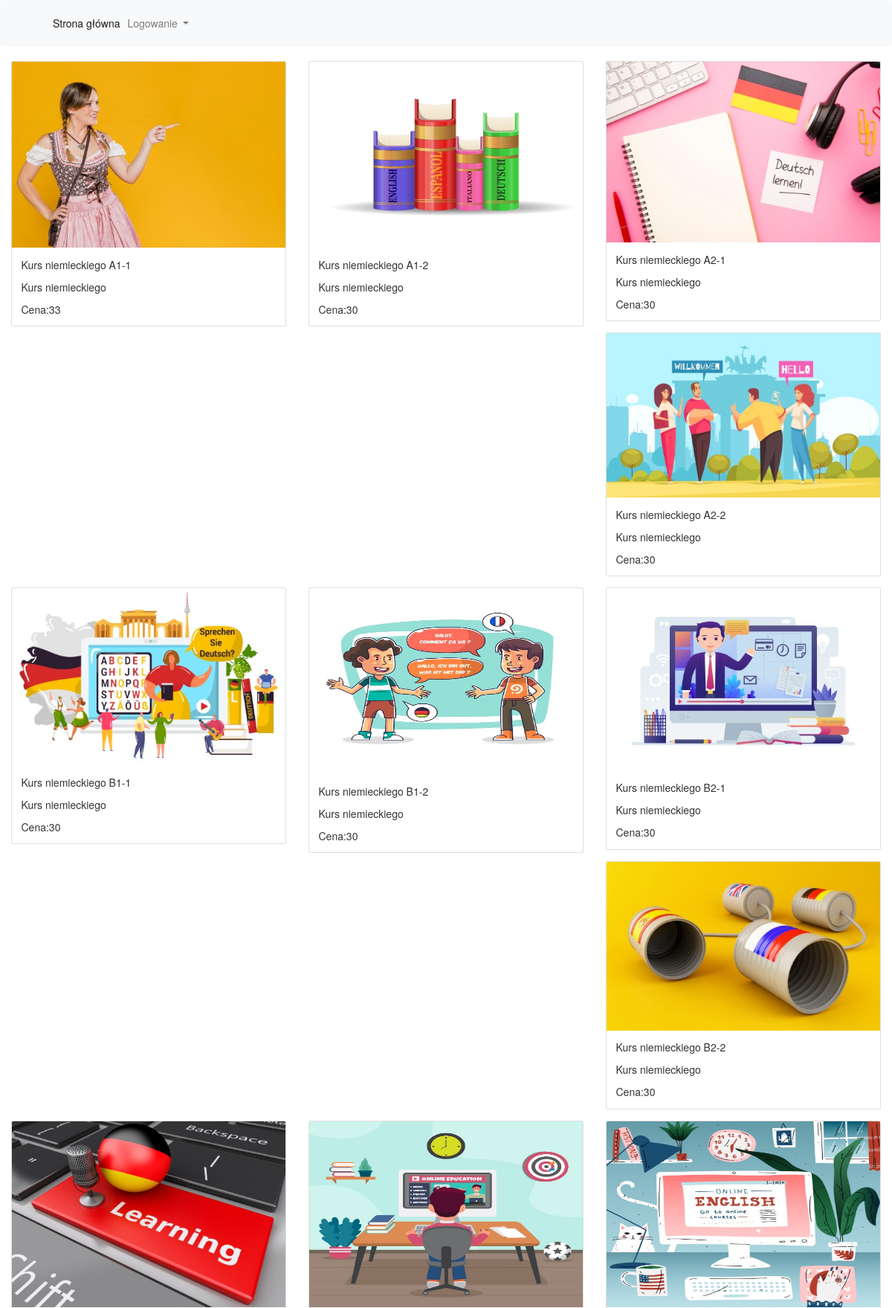
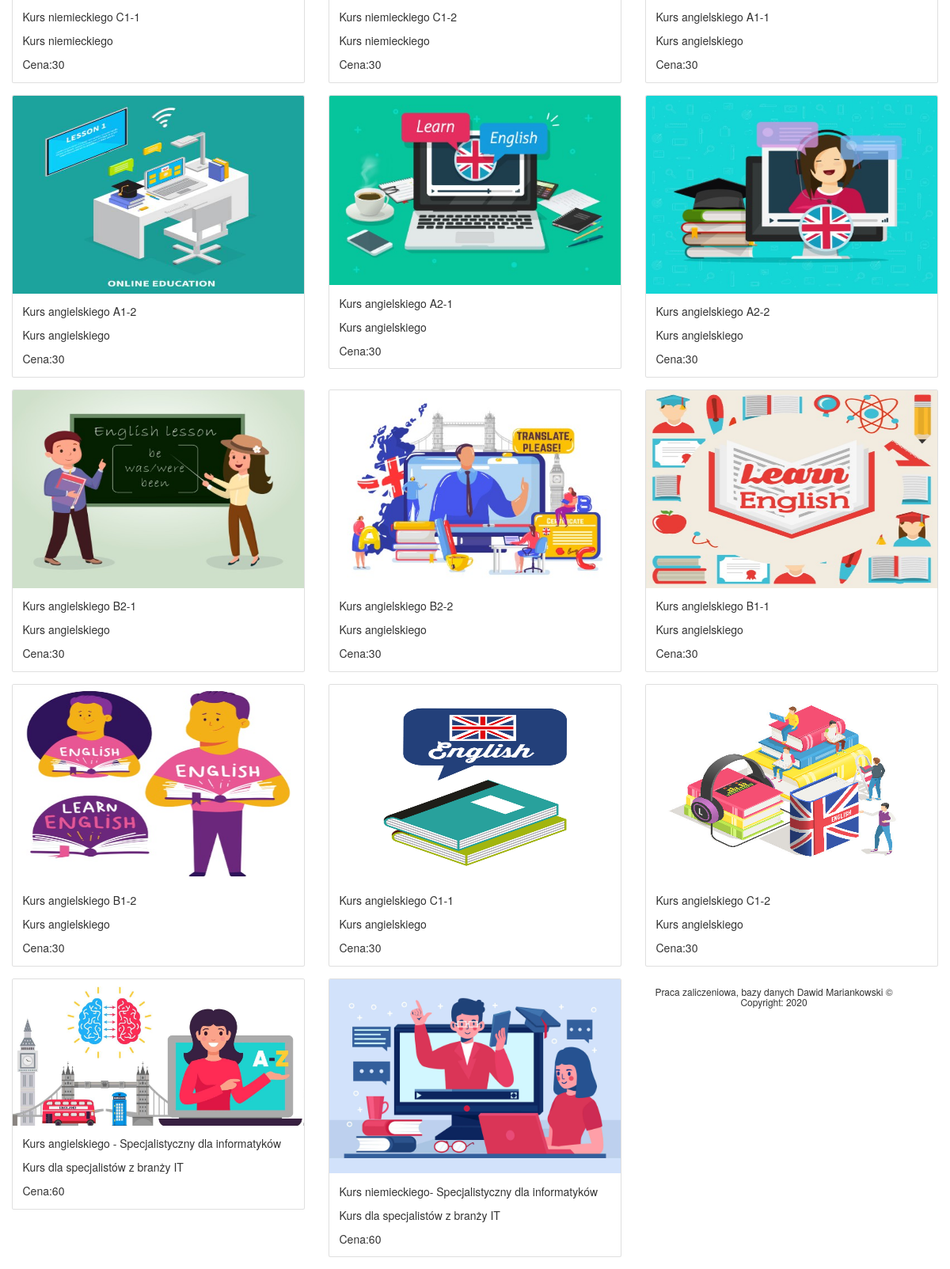
Page /wszystkie-kursy2.php on the committed database (2 pictures, top to bottom).
### tables this page shows
CREATE TABLE `kurs` (
  `kurs_id` int(11) NOT NULL,
  `nazwa` varchar(100) NOT NULL,
  `opis` text NOT NULL,
  `cena` int(5) NOT NULL,
  `zdjecie` varchar(150) DEFAULT NULL,
  `data_utworzenia` datetime NOT NULL DEFAULT current_timestamp(),
  `kategoria_kategoria_id` int(11) DEFAULT NULL
);

### wszystkie-kursy2.php (the view, shortened to what this page needs)
<?php
require_once('config.php');
$query = "Select
       kurs.kategoria_kategoria_id,
       kurs.data_utworzenia,
       kurs.zdjecie,
       kurs.cena,
       kurs.opis,
       kurs.nazwa,
       kurs.kurs_id
From kurs";
$results = $db_connection->query($query);
foreach ($results as $result) {
    ?>
    <div class="col-md-4">
        <div class="card mb-4 box-shadow">
            <img class="card-img-top" src="<?php echo $result['zdjecie'] ?>">
            <div class="card-body">
                <p class="card-text"><?php echo $result['nazwa'] ?></p>
                <p class="card-text"><?php echo $result['opis'] ?></p>
                <p class="card-text">Cena:<?php echo $result['cena'] ?></p>
            </div>
        </div>
    </div>
    <?php
} ?>
<p></p></br><?php
include('footer.php');
?>

### css/style.css (style rules this page uses)
.card img { max-height: 250px; }

### style.css (style rules this page uses)
.card img { max-height: 250px; }

### rows in the picture
kurs: zdjecie (picture), nazwa "Kurs niemieckiego A1-1", opis "Kurs niemieckiego", cena "33"
kurs: zdjecie (picture), nazwa "Kurs niemieckiego A1-2", opis "Kurs niemieckiego", cena "30"
kurs: zdjecie (picture), nazwa "Kurs niemieckiego A2-1", opis "Kurs niemieckiego", cena "30"
kurs: zdjecie (picture), nazwa "Kurs niemieckiego A2-2", opis "Kurs niemieckiego", cena "30"
kurs: zdjecie (picture), nazwa "Kurs niemieckiego B1-1", opis "Kurs niemieckiego", cena "30"
kurs: zdjecie (picture), nazwa "Kurs niemieckiego B1-2", opis "Kurs niemieckiego", cena "30"
kurs: zdjecie (picture), nazwa "Kurs niemieckiego B2-1", opis "Kurs niemieckiego", cena "30"
kurs: zdjecie (picture), nazwa "Kurs niemieckiego B2-2", opis "Kurs niemieckiego", cena "30"
kurs: zdjecie (picture), nazwa "Kurs niemieckiego C1-1", opis "Kurs niemieckiego", cena "30"
kurs: zdjecie (picture), nazwa "Kurs niemieckiego C1-2", opis "Kurs niemieckiego", cena "30"
kurs: zdjecie (picture), nazwa "Kurs angielskiego A1-1", opis "Kurs angielskiego", cena "30"
kurs: zdjecie (picture), nazwa "Kurs angielskiego A1-2", opis "Kurs angielskiego", cena "30"
kurs: zdjecie (picture), nazwa "Kurs angielskiego A2-1", opis "Kurs angielskiego", cena "30"
kurs: zdjecie (picture), nazwa "Kurs angielskiego A2-2", opis "Kurs angielskiego", cena "30"
kurs: zdjecie (picture), nazwa "Kurs angielskiego B2-1", opis "Kurs angielskiego", cena "30"
kurs: zdjecie (picture), nazwa "Kurs angielskiego B2-2", opis "Kurs angielskiego", cena "30"
kurs: zdjecie (picture), nazwa "Kurs angielskiego B1-1", opis "Kurs angielskiego", cena "30"
kurs: zdjecie (picture), nazwa "Kurs angielskiego B1-2", opis "Kurs angielskiego", cena "30"
kurs: zdjecie (picture), nazwa "Kurs angielskiego C1-1", opis "Kurs angielskiego", cena "30"
kurs: zdjecie (picture), nazwa "Kurs angielskiego C1-2", opis "Kurs angielskiego", cena "30"
kurs: zdjecie (picture), nazwa "Kurs angielskiego - Specjalistyczny dla informatyków", opis "Kurs dla specjalistów z branży IT", cena "60"
kurs: zdjecie (picture), nazwa "Kurs niemieckiego- Specjalistyczny dla informatyków", opis "Kurs dla specjalistów z branży IT", cena "60"
